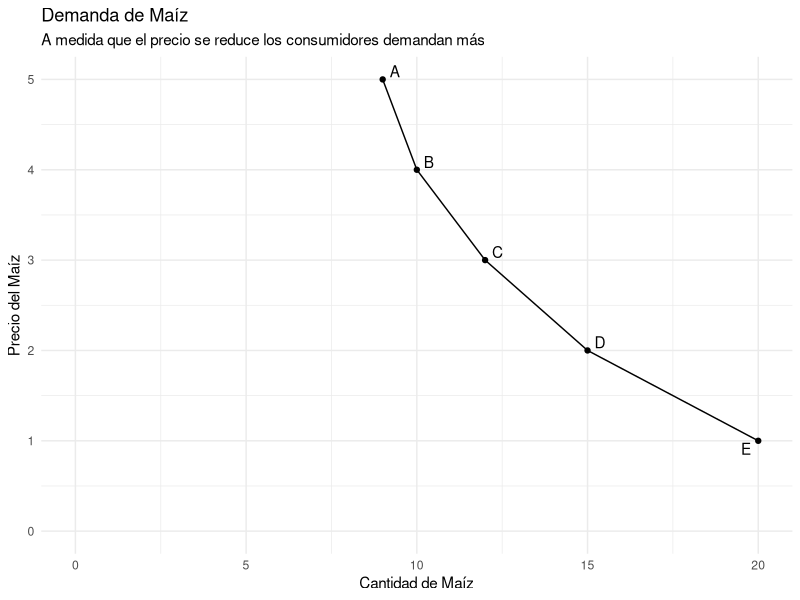
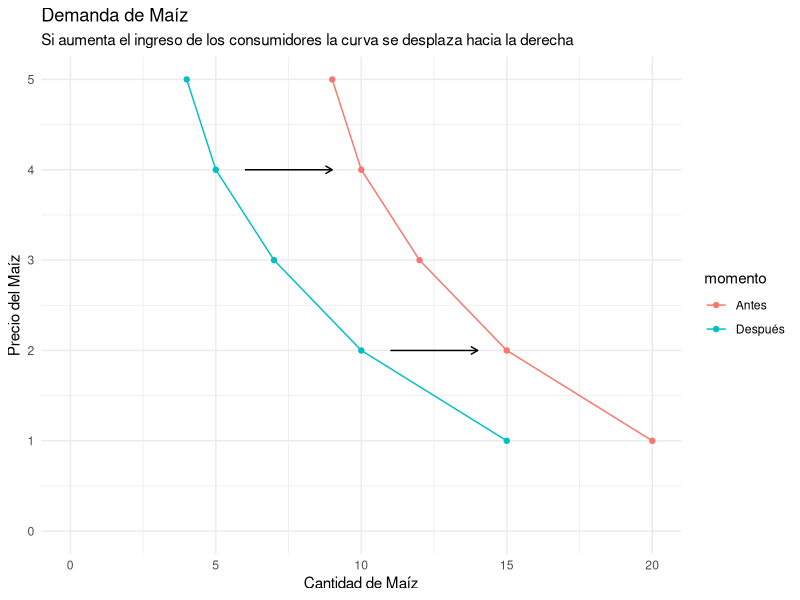

Write the R code that produced these figures, in order.
# Nordhaus pg. 46
library(tidyverse)
library(ggrepel)

theme_set(theme_minimal())

df <- tribble(
  ~precio, ~cantidad, ~lab, ~momento,
  5,     9,           "A",  "Antes",
  4,     10,          "B",  "Antes",
  3,     12,          "C",  "Antes",
  2,     15,          "D",  "Antes",
  1,     20,          "E",  "Antes"
)



ggplot(df, aes(x=cantidad, y=precio)) + 
  geom_line() + 
  geom_point() +
  geom_text_repel(aes(label=lab)) + 
  xlim(0, 20) + 
  ylim(0, 5) + 
  labs(x="Cantidad de Maíz",
       y="Precio del Maíz",
       title = "Demanda de Maíz",
       subtitle = "A medida que el precio se reduce los consumidores demandan más")

df_2 <- bind_rows(
  df,
  mutate(df, 
         momento = "Después",
         cantidad = cantidad-5)
)

ggplot(df_2, aes(x=cantidad, y=precio, color=momento)) + 
  geom_line() + 
  geom_point() +
  xlim(0, 20) + 
  ylim(0, 5) + 
  annotate("segment", x = 6, xend = 9, y=4, yend=4, arrow = arrow(length = unit(0.2, "cm"))) + 
  annotate("segment", x = 11, xend = 14, y=2, yend=2, arrow = arrow(length = unit(0.2, "cm"))) + 
  labs(x="Cantidad de Maíz",
       y="Precio del Maíz",
       title = "Demanda de Maíz",
       subtitle = "Si aumenta el ingreso de los consumidores la curva se desplaza hacia la derecha")



